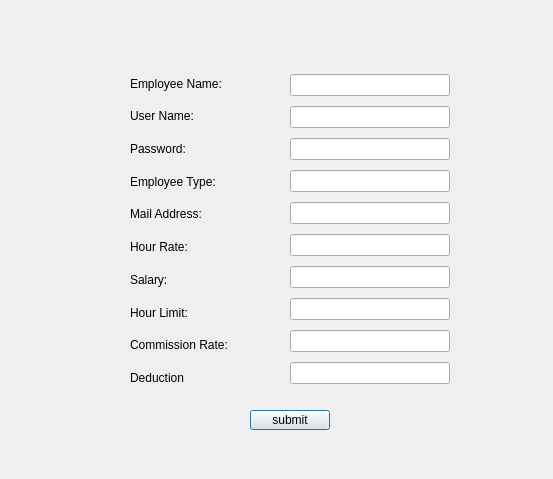
<?xml version="1.0" encoding="UTF-8"?>
<ui version="4.0">
 <class>AddEmp</class>
 <widget class="QDialog" name="AddEmp">
  <property name="geometry">
   <rect>
    <x>0</x>
    <y>0</y>
    <width>553</width>
    <height>479</height>
   </rect>
  </property>
  <property name="windowTitle">
   <string>Add An Employee</string>
  </property>
  <widget class="QWidget" name="verticalLayoutWidget">
   <property name="geometry">
    <rect>
     <x>130</x>
     <y>70</y>
     <width>160</width>
     <height>321</height>
    </rect>
   </property>
   <layout class="QVBoxLayout" name="verticalLayout">
    <item>
     <widget class="QLabel" name="label">
      <property name="text">
       <string>Employee Name:</string>
      </property>
     </widget>
    </item>
    <item>
     <widget class="QLabel" name="label_2">
      <property name="text">
       <string>User Name:</string>
      </property>
     </widget>
    </item>
    <item>
     <widget class="QLabel" name="label_3">
      <property name="text">
       <string>Password:</string>
      </property>
     </widget>
    </item>
    <item>
     <widget class="QLabel" name="label_4">
      <property name="text">
       <string>Employee Type:</string>
      </property>
     </widget>
    </item>
    <item>
     <widget class="QLabel" name="label_5">
      <property name="text">
       <string>Mail Address:</string>
      </property>
     </widget>
    </item>
    <item>
     <widget class="QLabel" name="label_6">
      <property name="text">
       <string>Hour Rate:</string>
      </property>
     </widget>
    </item>
    <item>
     <widget class="QLabel" name="label_7">
      <property name="text">
       <string>Salary:</string>
      </property>
     </widget>
    </item>
    <item>
     <widget class="QLabel" name="label_8">
      <property name="text">
       <string>Hour Limit:</string>
      </property>
     </widget>
    </item>
    <item>
     <widget class="QLabel" name="label_9">
      <property name="text">
       <string>Commission Rate:</string>
      </property>
     </widget>
    </item>
    <item>
     <widget class="QLabel" name="label_10">
      <property name="text">
       <string>Deduction</string>
      </property>
     </widget>
    </item>
   </layout>
  </widget>
  <widget class="QWidget" name="verticalLayoutWidget_2">
   <property name="geometry">
    <rect>
     <x>290</x>
     <y>70</y>
     <width>160</width>
     <height>321</height>
    </rect>
   </property>
   <layout class="QVBoxLayout" name="verticalLayout_2">
    <item>
     <widget class="QLineEdit" name="lineEditEmployeeName"/>
    </item>
    <item>
     <widget class="QLineEdit" name="lineEditUserName"/>
    </item>
    <item>
     <widget class="QLineEdit" name="lineEditPassword"/>
    </item>
    <item>
     <widget class="QLineEdit" name="lineEditEmployeeType"/>
    </item>
    <item>
     <widget class="QLineEdit" name="lineEditMailAddress"/>
    </item>
    <item>
     <widget class="QLineEdit" name="lineEditHourRate"/>
    </item>
    <item>
     <widget class="QLineEdit" name="lineEditSalary"/>
    </item>
    <item>
     <widget class="QLineEdit" name="lineEditHourLimit"/>
    </item>
    <item>
     <widget class="QLineEdit" name="lineEditCommRate"/>
    </item>
    <item>
     <widget class="QLineEdit" name="lineEditDeduction"/>
    </item>
   </layout>
  </widget>
  <widget class="QPushButton" name="buttonSubmit">
   <property name="geometry">
    <rect>
     <x>250</x>
     <y>410</y>
     <width>80</width>
     <height>20</height>
    </rect>
   </property>
   <property name="text">
    <string>submit</string>
   </property>
  </widget>
 </widget>
 <resources/>
 <connections/>
</ui>
